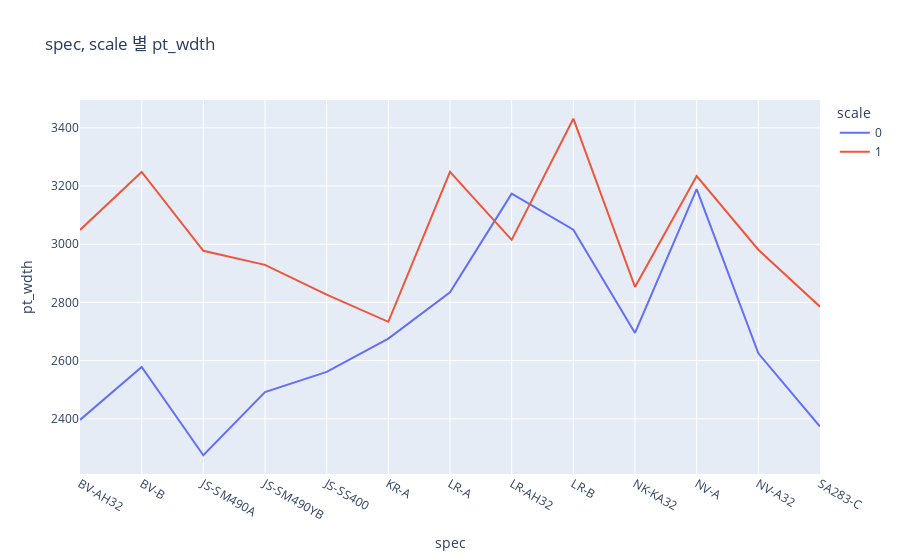

Notebook source saved alongside this figure:
### Code cell
px.line(ans04, x='spec',y='pt_wdth', color='scale', title='spec, scale 별 pt_wdth')

### Figure 1 — Plotly figure (JSON) as saved in the notebook; plotly's stock layout.template omitted (floating-point values rounded to 4 significant figures)
{"data": [{"hovertemplate": "scale=0<br>spec=%{x}<br>pt_wdth=%{y}<extra></extra>", "legendgroup": "0", "line": {"color": "#636efa", "dash": "solid"}, "marker": {"symbol": "circle"}, "mode": "lines", "name": "0", "orientation": "v", "showlegend": true, "type": "scatter", "x": ["BV-AH32", "BV-B", "JS-SM490A", "JS-SM490YB", "JS-SS400", "KR-A", "LR-A", "LR-AH32", "LR-B", "NK-KA32", "NV-A", "NV-A32", "SA283-C"], "xaxis": "x", "y": [2396.0, 2578.0, 2275.0, 2492.0, 2561.0, 2676.0, 2834.0, 3174.0, 3050, 2695, 3189, 2625.0, 2374.0], "yaxis": "y"}, {"hovertemplate": "scale=1<br>spec=%{x}<br>pt_wdth=%{y}<extra></extra>", "legendgroup": "1", "line": {"color": "#EF553B", "dash": "solid"}, "marker": {"symbol": "circle"}, "mode": "lines", "name": "1", "orientation": "v", "showlegend": true, "type": "scatter", "x": ["BV-AH32", "BV-B", "JS-SM490A", "JS-SM490YB", "JS-SS400", "KR-A", "LR-A", "LR-AH32", "LR-B", "NK-KA32", "NV-A", "NV-A32", "SA283-C"], "xaxis": "x", "y": [3049, 3248.0, 2977.0, 2929.0, 2827, 2733.0, 3249.0, 3015.0, 3431.0, 2853.0, 3234.0, 2981.0, 2785.0], "yaxis": "y"}], "layout": {"legend": {"title": {"text": "scale"}, "tracegroupgap": 0}, "title": {"text": "spec, scale 별 pt_wdth"}, "xaxis": {"anchor": "y", "domain": [0, 1], "title": {"text": "spec"}}, "yaxis": {"anchor": "x", "domain": [0, 1], "title": {"text": "pt_wdth"}}}}
